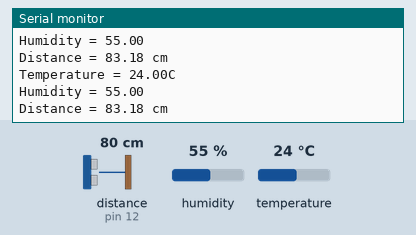
Simulated run of this sketch. Board: Arduino Uno, built with avr-gcc and run on an emulated ATmega328P. Shown: the last lines printed to the serial monitor. The test bench sets the inputs (shaded band); at power-on: distance to the obstacle (sensor on pin 12) 80 cm, temperature 24 °C, humidity 55 %. The echo pulse lasts 58.3 µs per cm.

Above: at 1.9 s.
2.0 s: distance to the obstacle (sensor on pin 12) set to 2 cm
At 3.3 s:
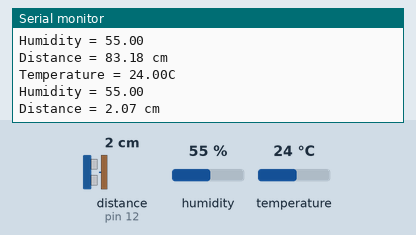
3.6 s: temperature set to 12 °C
At 5.2 s:
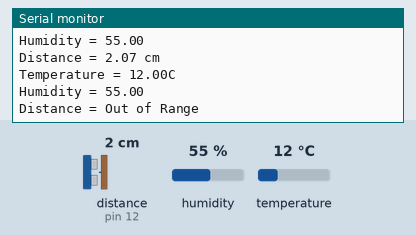
6.8 s: humidity set to 22 %
At 7.8 s:
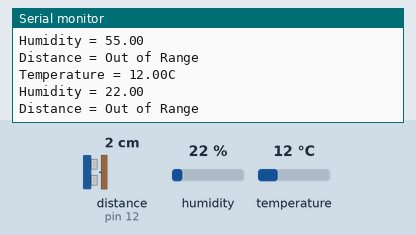
8.4 s: distance to the obstacle (sensor on pin 12) set to 4 cm
At 9.1 s:
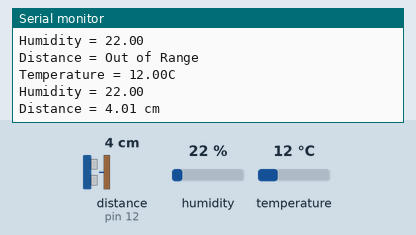
10.0 s: humidity set to 40 %
At 11.4 s:
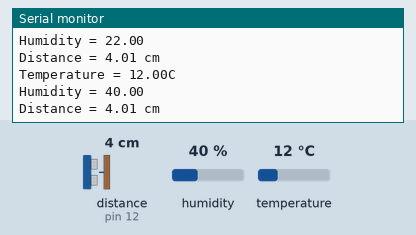
Timing chart, 0 to 12.6 s (numbered marks = the images above; inputs shaded):
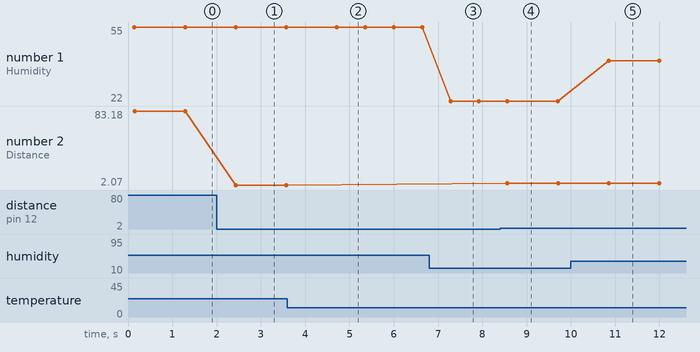

Measured:
- the behaviour switches between 2 and 3 cm on distance to the obstacle (sensor on pin 12) (found by bisection; images 3 and 4)
- after the input at 2.0 s, the serial monitor: prints a new line after 0.44 s (image 1)
- after the input at 3.6 s, the serial monitor: prints a new line after 1.1 s (image 2)
- after the input at 6.8 s, the serial monitor: prints a new line after 0.48 s (image 3)
- after the input at 8.4 s, the serial monitor: prints a new line after 0.17 s (image 4)
- after the input at 10.0 s, the serial monitor: prints a new line after 0.85 s (image 5)
- plotted number 1: 55 → 22 after the input at 6.8 s, 22 → 40 after the input at 10.0 s
- plotted number 2: 83.18 → 2.07 after the input at 2.0 s, 2.07 → 4.01 after the input at 8.4 s

The sketch:

ultraSound_sensor_complete.ino
```cpp
#include "dht.h";

#include "NewPing.h";


#define DHT11_PIN 7

#define TRIG_PIN 10
#define ECHO_PIN 12
#define MAX_DIST 400

dht DHT;
NewPing sonar(TRIG_PIN, ECHO_PIN, MAX_DIST);

float humidity; //store humidity
float temp; //stores temperature value in celcius
float duration; // store HC-SR04 pulse duration
float distance; // store distance of the objects
float speedOfSound; // calculate speed of sound in m/s
float speedOfSoundConv; // convert spped of sound to cm/ms
int iterations = 5;


void setup() {
  // put your setup code here, to run once:
  Serial.begin(115200);
}

void loop() {
  // put your main code here, to run repeatedly:
  //distance = sonar.ping_cm();
  int chk = DHT.read11(DHT11_PIN);
  humidity = DHT.humidity;
  temp = DHT.temperature;

  speedOfSound = 331.4 + (0.606 + temp) + (0.0124 * humidity);

  speedOfSoundConv = speedOfSound / 10000;


  /*
  Serial.print("Temperature = ");
  Serial.println(DHT.temperature);
  Serial.print("Humidity = ");
  Serial.println(DHT.humidity);
  */
  duration = sonar.ping_median(iterations);

  distance = (duration/2) * speedOfSoundConv;

    Serial.print("Temperature = ");
    Serial.print(DHT.temperature);
    Serial.print("C\n");

    Serial.print("Humidity = ");
    Serial.println(DHT.humidity);
  Serial.print("Distance = ");

  if (distance >= 400 || distance <= 2)
  {
    Serial.println("Out of Range");
  }
  else
  {

    Serial.print(distance);
    Serial.println(" cm");
    Serial.println();
    delay(500);
  }
  delay(500);
}
```
